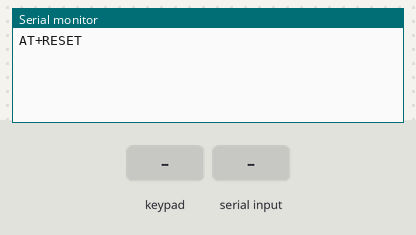
This sketch was run on a simulated Arduino Uno, built with avr-gcc and run on an emulated ATmega328P. Shown: the last lines printed to the serial monitor. The test bench sets the inputs (shaded band).

Above: at 1.2 s.
1.3 s: key '1' pressed
At 2.5 s:
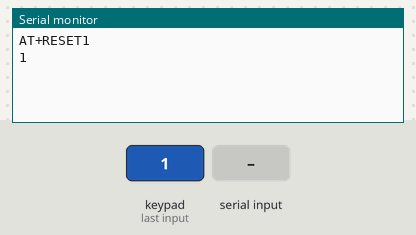
2.8 s: keypad keys 9 8 7 6 D pressed 0.4 s apart
At 4.9 s:
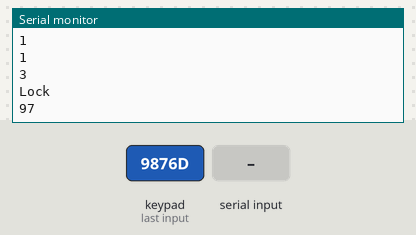
6.3 s: "AT+RQA(1)" received over Serial
At 8.0 s:
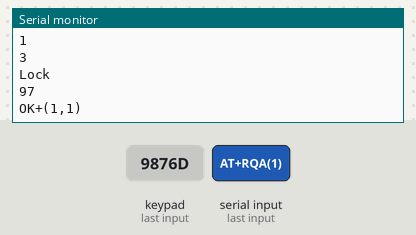
8.7 s: keypad keys 1 3 1 2 1 1 1 0 D pressed 0.4 s apart
At 12.9 s:
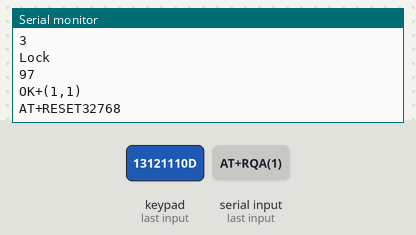
Timing chart, 0 to 14.4 s (numbered marks = the images above; inputs shaded):
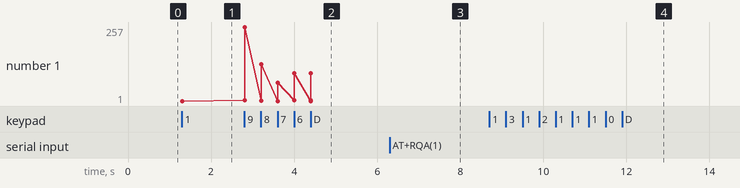

Measured:
- after the input at 1.3 s, the serial monitor: prints a new line at once (image 1)
- after the input at 2.8 s, the serial monitor: prints a new line at once (image 2)
- after the input at 6.3 s, the serial monitor: prints a new line after 1.0 s (image 3)
- after the input at 8.7 s, the serial monitor: prints a new line after 3.2 s (image 4)
- plotted number 1: 1 → 97 after the input at 2.8 s

The sketch:

master_sketch_sep20a_01.ino
```cpp
// 按鍵掃描程式
// --------------------------------------------------------
// Reference: https://swf.com.tw/?p=917

#include <Keypad.h>    // 引用Keypad程式庫

#define KEY_ROWS 4     // 按鍵模組的列數
#define KEY_COLS 4     // 按鍵模組的行數

// 依照行、列排列的按鍵字元（二維陣列）
char keymap[KEY_ROWS][KEY_COLS] = {
  {'1', '2', '3', 'A'},
  {'4', '5', '6', 'B'},
  {'7', '8', '9', 'C'},
  {'*', '0', '#', 'D'}
};

byte colPins[KEY_COLS] = {9, 8, 7, 6};	   // 按鍵模組，行1~4接腳。
byte rowPins[KEY_ROWS] = {13, 12, 11, 10}; // 按鍵模組，列1~4接腳。

// 初始化Keypad物件
// 語法：Keypad(makeKeymap(按鍵字元的二維陣列), 模組列接腳, 模組行接腳, 模組列數, 模組行數)
Keypad myKeypad = Keypad(makeKeymap(keymap), rowPins, colPins, KEY_ROWS, KEY_COLS);

// --------------------------------------------------------

// Pin define configuration
// 按鍵腳位
#define gpio_input1 2
#define gpio_input2 3
#define gpio_input3 4
#define gpio_input4 5

#define gpio_set    15
#define gpio_reset  14

// 燈號腳位
#define gpio_led 1

const int detectDelay   = 200;     // 按鍵偵測時間
int  detectTime         = 0;

// UART configuration
#define speed       115200 // bps
#define uart_delayTime   500   // Unit: ms
byte uart_string[10];
int  setStatus = 0;
unsigned int  leds = 0x0000;

// 答案
byte answerBuf[5] = {1,2,2,1,3};   // 預設假答案
byte answer[5];
String strRESET = "AT+RESET\r";
String strOK = "OK+(";
String strTemp = "";
String strEND = ")\r\n";
String strERROR = "ERROR+(";

void setup() {
  // put your setup code here, to run once:
  Serial.begin(speed);

  //set pins to output because they are addressed in the main loop
  pinMode(gpio_input1, INPUT_PULLUP);
  pinMode(gpio_input2, INPUT_PULLUP);
  pinMode(gpio_input3, INPUT_PULLUP);
  pinMode(gpio_input4, INPUT_PULLUP);

  pinMode(gpio_set, INPUT_PULLUP);
  pinMode(gpio_reset, INPUT_PULLUP);

  // 設定燈號, 預設皆為OFF
  pinMode(gpio_led, OUTPUT);
  digitalWrite(gpio_led, HIGH);

  Serial.print(strRESET);
}

void loop() {

  char i;
/*
  // 設定答案
  while(digitalRead(gpio_input1)==LOW)
  {
     delay(detectDelay);
     detectTime++;

     if(detectTime>5)   // 超過1秒
     {
         answerBuf[0] = 1;
     }
  }

  detectTime = 0;

  // Set腳位偵測
  while(digitalRead(gpio_set)==LOW)
  {

     delay(detectDelay);
     detectTime++;

     if(detectTime>15)   // 超過3秒
     {
        setStatus = !setStatus;

        if(setStatus==1)
        {
          Serial.println("Set and lock");
          digitalWrite(gpio_led, LOW);
        }
        else
        {
          Serial.println("unlock");
          digitalWrite(gpio_led, HIGH);
        }
        break;
      }
  }

  detectTime = 0;

  // Reset腳位偵測
  while(digitalRead(gpio_reset)==LOW)
  {
    delay(detectDelay);
    detectTime++;

    if(detectTime>15)   // 超過3秒
    {
       Serial.print(strRESET);
       break;
    }
  }

  detectTime = 0;
 */

  //wait for data available
  if(Serial.available() >0)
  {
      //read until timeout
      String teststr = Serial.readString();
      // remove any \r \n whitespace at the end of the String
      teststr.trim();

      // 比對答案
      if(teststr=="AT+RQA(1)")
      {
        strTemp = strOK + "1," + answerBuf[0] + strEND;
      }
      else if (teststr=="AT+RQA(2)")
      {
        strTemp = strOK + "2," + answerBuf[1] + strEND;
      }
      else if (teststr=="AT+RQA(3)")
      {
        strTemp = strOK + "3," + answerBuf[2] + strEND;
      }
      else if (teststr=="AT+RQA(4)")
      {
        strTemp = strOK + "4," + answerBuf[3] + strEND;
      }
      else if (teststr=="AT+RQA(5)")
      {
        strTemp = strOK + "5," + answerBuf[4] + strEND;
      }

      Serial.print(strTemp);
  }

  // 透過Keypad物件的getKey()方法讀取按鍵的字元
  char key = myKeypad.getKey();

  if ((key=='1'||key=='2'||key=='3')&&(setStatus==0)){  // 若有按鍵被按下…

    leds = leds & 0x7FF8;    // Clear led

    if(key=='1')
    {
      answerBuf[0] = 1;
      leds = leds | 0x0001;
    }
    else if(key=='2')
    {
      answerBuf[0] = 2;
      leds = leds | 0x0002;
    }
    else if(key=='3')
    {
      answerBuf[0] = 3;
      leds = leds | 0x0004;
    }
    Serial.println(answerBuf[0]);  // 顯示按鍵的字元
    LED_control(leds);  // 顯示按鍵的字元
  }
  else if ((key=='4'||key=='5'||key=='6')&&(setStatus==0)){  // 若有按鍵被按下…

    leds = leds & 0x7FC7;    // Clear led

    if(key=='4')
    {
      answerBuf[1] = 1;
      leds = leds | 0x0008;
    }
    else if(key=='5')
    {
      answerBuf[1] = 2;
      leds = leds | 0x0010;
    }
    else if(key=='6')
    {
      answerBuf[1] = 3;
      leds = leds | 0x0020;
    }
    Serial.println(answerBuf[1]);  // 顯示按鍵的字元
    LED_control(leds);  // 顯示按鍵的字元
  }
  else if ((key=='7'||key=='8'||key=='9')&&(setStatus==0)){  // 若有按鍵被按下…

    leds = leds & 0x7E3F;    // Clear led

    if(key=='7')
    {
      answerBuf[2] = 1;
      leds = leds | 0x0040;
    }
    else if(key=='8')
    {
      answerBuf[2] = 2;
      leds = leds | 0x0080;
    }
    else if(key=='9')
    {
      answerBuf[2] = 3;
      leds = leds | 0x0100;
    }
    Serial.println(answerBuf[2]);  // 顯示按鍵的字元
    LED_control(leds);  // 顯示按鍵的字元
  }
  else if ((key=='*'||key=='0'||key=='#')&&(setStatus==0)){  // 若有按鍵被按下…

    leds = leds & 0x71FF;    // Clear led

    if(key=='*')
    {
      answerBuf[3] = 1;
      leds = leds | 0x0200;
    }
    else if(key=='0')
    {
      answerBuf[3] = 2;
      leds = leds | 0x0400;
    }
    else if(key=='#')
    {
      answerBuf[3] = 3;
      leds = leds | 0x0800;
    }
    Serial.println(answerBuf[3]);  // 顯示按鍵的字元
    LED_control(leds);  // 顯示按鍵的字元
  }
  else if ((key=='A'||key=='B'||key=='C')&&(setStatus==0)){  // 若有按鍵被按下…

    leds = leds & 0x0FFF;    // Clear led

    if(key=='A')
    {
      answerBuf[4] = 1;
      leds = leds | 0x1000;
    }
    else if(key=='B')
    {
      answerBuf[4] = 2;
      leds = leds | 0x2000;
    }
    else if(key=='C')
    {
      answerBuf[4] = 3;
      leds = leds | 0x4000;
    }
    Serial.println(answerBuf[4]);  // 顯示按鍵的字元
    LED_control(leds);  // 顯示按鍵的字元
  }

  // 設定
  if(key=='D')
  {
    key = 0;

    if(setStatus==0)                // 設定答案 lock
    {
      for(i=0;i<5;i++)
      {
        answer[i] = answerBuf[i];
        Serial.println(answer[i]);
      }

      setStatus = 1;
      Serial.println("Lock");
      leds = leds & 0x7FFF;

      for(i=0;i<5;i++)
      {
        if(answer[i]==0)
          setStatus = 0;
      }
    }
    else
    {
      for(i=0;i<5;i++)            // 解鎖 unlock
      {
        answerBuf[i] = 0;
        answer[i] = 0;
      }

      setStatus = 0;
      Serial.print(strRESET);
      leds = leds & 0x0000;
      leds = leds | 0x8000;
    }

    LED_control(leds);
  }

}

void LED_control(unsigned int leds)
{
    Serial.println(leds);  // 顯示按鍵的字元
}
```
